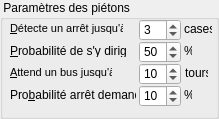
  <widget class="TGroupBox" name="GroupBox3">
   <property name="title">
    <string> Paramètres des piétons </string>
   </property>
   <property name="geometry">
    <rect>
     <x>240</x>
     <y>328</y>
     <width>219</width>
     <height>119</height>
    </rect>
   </property>
   <property name="vclTabOrder" stdset="0">
    <number>110</number>
   </property>
   <widget class="TLabel" name="LabelNbCasesMaxPsgPtn">
    <property name="text">
     <string>&amp;Détecte un arrêt jusqu'à</string>
    </property>
    <property name="alignment">
     <set>Qt::AlignLeft|Qt::AlignTop</set>
    </property>
    <property name="buddy">
     <cstring>CSpinEditNbCasesMaxArretBus</cstring>
    </property>
    <property name="geometry">
     <rect>
      <x>10</x>
      <y>22</y>
      <width>113</width>
      <height>13</height>
     </rect>
    </property>
    <property name="vclFontHeight" stdset="0">
     <number>-11</number>
    </property>
    <property name="font">
     <font>
      <family>MS Sans Serif</family>
      <pointsize>8</pointsize>
      <bold>false</bold>
      <italic>false</italic>
      <underline>false</underline>
      <strikeout>false</strikeout>
     </font>
    </property>
   </widget>
   <widget class="TLabel" name="Label23">
    <property name="text">
     <string>cases</string>
    </property>
    <property name="alignment">
     <set>Qt::AlignLeft|Qt::AlignTop</set>
    </property>
    <property name="geometry">
     <rect>
      <x>184</x>
      <y>22</y>
      <width>28</width>
      <height>13</height>
     </rect>
    </property>
   </widget>
   <widget class="TLabel" name="Label24">
    <property name="text">
     <string>tours</string>
    </property>
    <property name="alignment">
     <set>Qt::AlignLeft|Qt::AlignTop</set>
    </property>
    <property name="geometry">
     <rect>
      <x>185</x>
      <y>66</y>
      <width>23</width>
      <height>13</height>
     </rect>
    </property>
   </widget>
   <widget class="TLabel" name="Label17">
    <property name="text">
     <string>&amp;Attend un bus jusqu'à</string>
    </property>
    <property name="alignment">
     <set>Qt::AlignLeft|Qt::AlignTop</set>
    </property>
    <property name="buddy">
     <cstring>CSpinEditNbMaxToursAttenteBus</cstring>
    </property>
    <property name="geometry">
     <rect>
      <x>10</x>
      <y>66</y>
      <width>102</width>
      <height>13</height>
     </rect>
    </property>
    <property name="vclFontHeight" stdset="0">
     <number>-11</number>
    </property>
    <property name="font">
     <font>
      <family>MS Sans Serif</family>
      <pointsize>8</pointsize>
      <bold>false</bold>
      <italic>false</italic>
      <underline>false</underline>
      <strikeout>false</strikeout>
     </font>
    </property>
   </widget>
   <widget class="TLabel" name="LabelProbaPsgPt">
    <property name="text">
     <string>&amp;Probabilité de s'y diriger :</string>
    </property>
    <property name="alignment">
     <set>Qt::AlignLeft|Qt::AlignTop</set>
    </property>
    <property name="buddy">
     <cstring>CSpinEditProbaDirArretBus</cstring>
    </property>
    <property name="geometry">
     <rect>
      <x>10</x>
      <y>44</y>
      <width>116</width>
      <height>13</height>
     </rect>
    </property>
   </widget>
   <widget class="TLabel" name="Label25">
    <property name="text">
     <string>%</string>
    </property>
    <property name="alignment">
     <set>Qt::AlignLeft|Qt::AlignTop</set>
    </property>
    <property name="geometry">
     <rect>
      <x>184</x>
      <y>44</y>
      <width>8</width>
      <height>13</height>
     </rect>
    </property>
   </widget>
   <widget class="TLabel" name="Label26">
    <property name="text">
     <string>Pro&amp;babilité arrêt demandé :</string>
    </property>
    <property name="alignment">
     <set>Qt::AlignLeft|Qt::AlignTop</set>
    </property>
    <property name="buddy">
     <cstring>CSpinEditProbaArretDmd</cstring>
    </property>
    <property name="geometry">
     <rect>
      <x>10</x>
      <y>88</y>
      <width>126</width>
      <height>13</height>
     </rect>
    </property>
   </widget>
   <widget class="TLabel" name="Label27">
    <property name="text">
     <string>%</string>
    </property>
    <property name="alignment">
     <set>Qt::AlignLeft|Qt::AlignTop</set>
    </property>
    <property name="geometry">
     <rect>
      <x>184</x>
      <y>88</y>
      <width>8</width>
      <height>13</height>
     </rect>
    </property>
   </widget>
   <widget class="TCSpinEdit" name="CSpinEditNbCasesMaxArretBus">
    <property name="minimum">
     <number>0</number>
    </property>
    <property name="maximum">
     <number>10</number>
    </property>
    <property name="value">
     <number>3</number>
    </property>
    <property name="vclMinValue" stdset="0">
     <number>0</number>
    </property>
    <property name="vclMaxValue" stdset="0">
     <number>10</number>
    </property>
    <property name="geometry">
     <rect>
      <x>139</x>
      <y>19</y>
      <width>42</width>
      <height>22</height>
     </rect>
    </property>
    <property name="vclTabOrder" stdset="0">
     <number>0</number>
    </property>
   </widget>
   <widget class="TCSpinEdit" name="CSpinEditNbMaxToursAttenteBus">
    <property name="minimum">
     <number>0</number>
    </property>
    <property name="maximum">
     <number>50</number>
    </property>
    <property name="value">
     <number>10</number>
    </property>
    <property name="vclMinValue" stdset="0">
     <number>0</number>
    </property>
    <property name="vclMaxValue" stdset="0">
     <number>50</number>
    </property>
    <property name="geometry">
     <rect>
      <x>139</x>
      <y>63</y>
      <width>42</width>
      <height>22</height>
     </rect>
    </property>
    <property name="vclTabOrder" stdset="0">
     <number>2</number>
    </property>
   </widget>
   <widget class="TCSpinEdit" name="CSpinEditProbaDirArretBus">
    <property name="minimum">
     <number>0</number>
    </property>
    <property name="maximum">
     <number>100</number>
    </property>
    <property name="value">
     <number>50</number>
    </property>
    <property name="singleStep">
     <number>5</number>
    </property>
    <property name="vclMinValue" stdset="0">
     <number>0</number>
    </property>
    <property name="vclMaxValue" stdset="0">
     <number>100</number>
    </property>
    <property name="geometry">
     <rect>
      <x>139</x>
      <y>41</y>
      <width>42</width>
      <height>22</height>
     </rect>
    </property>
    <property name="vclTabOrder" stdset="0">
     <number>1</number>
    </property>
   </widget>
   <widget class="TCSpinEdit" name="CSpinEditProbaArretDmd">
    <property name="minimum">
     <number>0</number>
    </property>
    <property name="maximum">
     <number>100</number>
    </property>
    <property name="value">
     <number>10</number>
    </property>
    <property name="singleStep">
     <number>5</number>
    </property>
    <property name="vclMinValue" stdset="0">
     <number>0</number>
    </property>
    <property name="vclMaxValue" stdset="0">
     <number>100</number>
    </property>
    <property name="geometry">
     <rect>
      <x>139</x>
      <y>85</y>
      <width>42</width>
      <height>22</height>
     </rect>
    </property>
    <property name="vclTabOrder" stdset="0">
     <number>3</number>
    </property>
   </widget>
  </widget>
